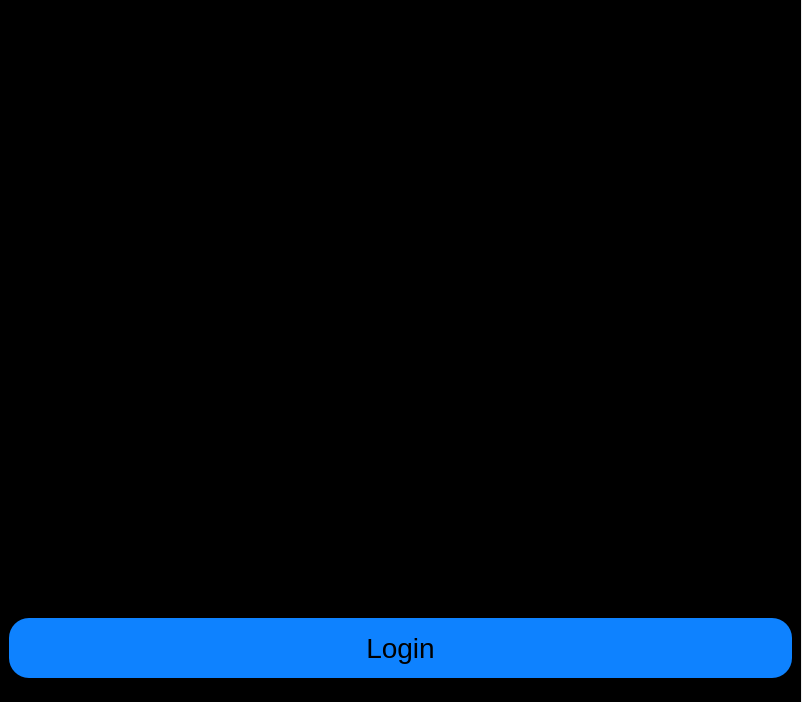
<?xml version="1.0" encoding="UTF-8"?>
<ui version="4.0">
 <class>mainwindow1</class>
 <widget class="QDialog" name="mainwindow1">
  <property name="geometry">
   <rect>
    <x>0</x>
    <y>0</y>
    <width>802</width>
    <height>702</height>
   </rect>
  </property>
  <property name="minimumSize">
   <size>
    <width>0</width>
    <height>300</height>
   </size>
  </property>
  <property name="font">
   <font>
    <pointsize>17</pointsize>
   </font>
  </property>
  <property name="windowTitle">
   <string>Dialog</string>
  </property>
  <property name="styleSheet">
   <string notr="true">QMainWindow {
    background-color: #1a1d23;
}</string>
  </property>
  <widget class="QFrame" name="Over">
   <property name="geometry">
    <rect>
     <x>0</x>
     <y>0</y>
     <width>801</width>
     <height>721</height>
    </rect>
   </property>
   <property name="styleSheet">
    <string notr="true">background-color:black;
border:none;</string>
   </property>
   <property name="frameShape">
    <enum>QFrame::Shape::StyledPanel</enum>
   </property>
   <property name="frameShadow">
    <enum>QFrame::Shadow::Raised</enum>
   </property>
   <layout class="QVBoxLayout" name="verticalLayout_2">
    <item>
     <widget class="QLabel" name="Images">
      <property name="maximumSize">
       <size>
        <width>16777215</width>
        <height>250</height>
       </size>
      </property>
      <property name="styleSheet">
       <string notr="true">background-color:black;</string>
      </property>
      <property name="text">
       <string>IMAGE</string>
      </property>
     </widget>
    </item>
    <item>
     <widget class="QLabel" name="label">
      <property name="maximumSize">
       <size>
        <width>16777215</width>
        <height>70</height>
       </size>
      </property>
      <property name="font">
       <font>
        <family>Haettenschweiler</family>
        <pointsize>37</pointsize>
       </font>
      </property>
      <property name="text">
       <string>Secure Chat</string>
      </property>
      <property name="alignment">
       <set>Qt::AlignmentFlag::AlignCenter</set>
      </property>
     </widget>
    </item>
    <item>
     <widget class="QLineEdit" name="lineEdit_username">
      <property name="minimumSize">
       <size>
        <width>0</width>
        <height>30</height>
       </size>
      </property>
      <property name="maximumSize">
       <size>
        <width>1000</width>
        <height>60</height>
       </size>
      </property>
      <property name="styleSheet">
       <string notr="true"/>
      </property>
      <property name="placeholderText">
       <string>                                                                                                  username</string>
      </property>
     </widget>
    </item>
    <item>
     <widget class="QLineEdit" name="lineEdit_Port">
      <property name="maximumSize">
       <size>
        <width>16777215</width>
        <height>60</height>
       </size>
      </property>
      <property name="styleSheet">
       <string notr="true"/>
      </property>
      <property name="placeholderText">
       <string>                                                                                                       port</string>
      </property>
     </widget>
    </item>
    <item>
     <widget class="QPushButton" name="Login">
      <property name="maximumSize">
       <size>
        <width>16777215</width>
        <height>60</height>
       </size>
      </property>
      <property name="font">
       <font>
        <pointsize>21</pointsize>
       </font>
      </property>
      <property name="styleSheet">
       <string notr="true">background-color:rgb(14, 130, 255);
border:rgb(14, 130, 255);
border-radius:20px;</string>
      </property>
      <property name="text">
       <string>Login</string>
      </property>
     </widget>
    </item>
   </layout>
  </widget>
 </widget>
 <resources/>
 <connections/>
</ui>
